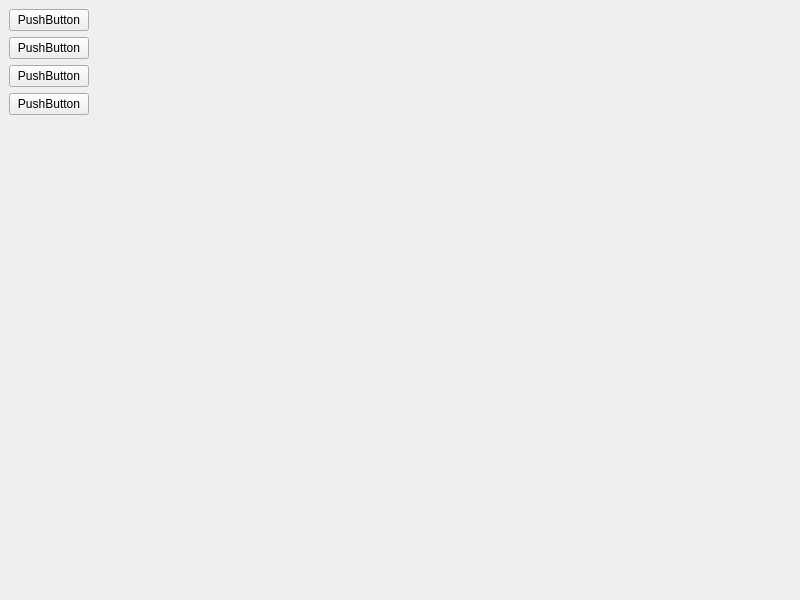
<?xml version="1.0" encoding="UTF-8"?>
<ui version="4.0">
 <class>MainWindow</class>
 <widget class="QMainWindow" name="MainWindow">
  <property name="geometry">
   <rect>
    <x>0</x>
    <y>0</y>
    <width>800</width>
    <height>600</height>
   </rect>
  </property>
  <property name="windowTitle">
   <string>MainWindow</string>
  </property>
  <widget class="QWidget" name="centralwidget">
   <layout class="QHBoxLayout" name="horizontalLayout">
    <property name="leftMargin">
     <number>0</number>
    </property>
    <property name="topMargin">
     <number>0</number>
    </property>
    <property name="rightMargin">
     <number>0</number>
    </property>
    <property name="bottomMargin">
     <number>0</number>
    </property>
    <item>
     <widget class="QWidget" name="widget" native="true">
      <property name="autoFillBackground">
       <bool>false</bool>
      </property>
      <layout class="QVBoxLayout" name="verticalLayout">
       <item>
        <widget class="QPushButton" name="pushButton_2">
         <property name="sizePolicy">
          <sizepolicy hsizetype="Minimum" vsizetype="Fixed">
           <horstretch>0</horstretch>
           <verstretch>0</verstretch>
          </sizepolicy>
         </property>
         <property name="text">
          <string>PushButton</string>
         </property>
        </widget>
       </item>
       <item>
        <widget class="QPushButton" name="pushButton_4">
         <property name="text">
          <string>PushButton</string>
         </property>
        </widget>
       </item>
       <item>
        <widget class="QPushButton" name="pushButton_3">
         <property name="text">
          <string>PushButton</string>
         </property>
        </widget>
       </item>
       <item>
        <widget class="QPushButton" name="pushButton">
         <property name="mouseTracking">
          <bool>false</bool>
         </property>
         <property name="text">
          <string>PushButton</string>
         </property>
        </widget>
       </item>
       <item>
        <spacer name="verticalSpacer">
         <property name="orientation">
          <enum>Qt::Vertical</enum>
         </property>
         <property name="sizeType">
          <enum>QSizePolicy::Expanding</enum>
         </property>
         <property name="sizeHint" stdset="0">
          <size>
           <width>20</width>
           <height>40</height>
          </size>
         </property>
        </spacer>
       </item>
      </layout>
     </widget>
    </item>
    <item>
     <widget class="QStackedWidget" name="stackedWidget">
      <property name="currentIndex">
       <number>0</number>
      </property>
      <widget class="QWidget" name="page"/>
      <widget class="QWidget" name="page_2"/>
     </widget>
    </item>
   </layout>
  </widget>
 </widget>
 <resources/>
 <connections/>
</ui>
